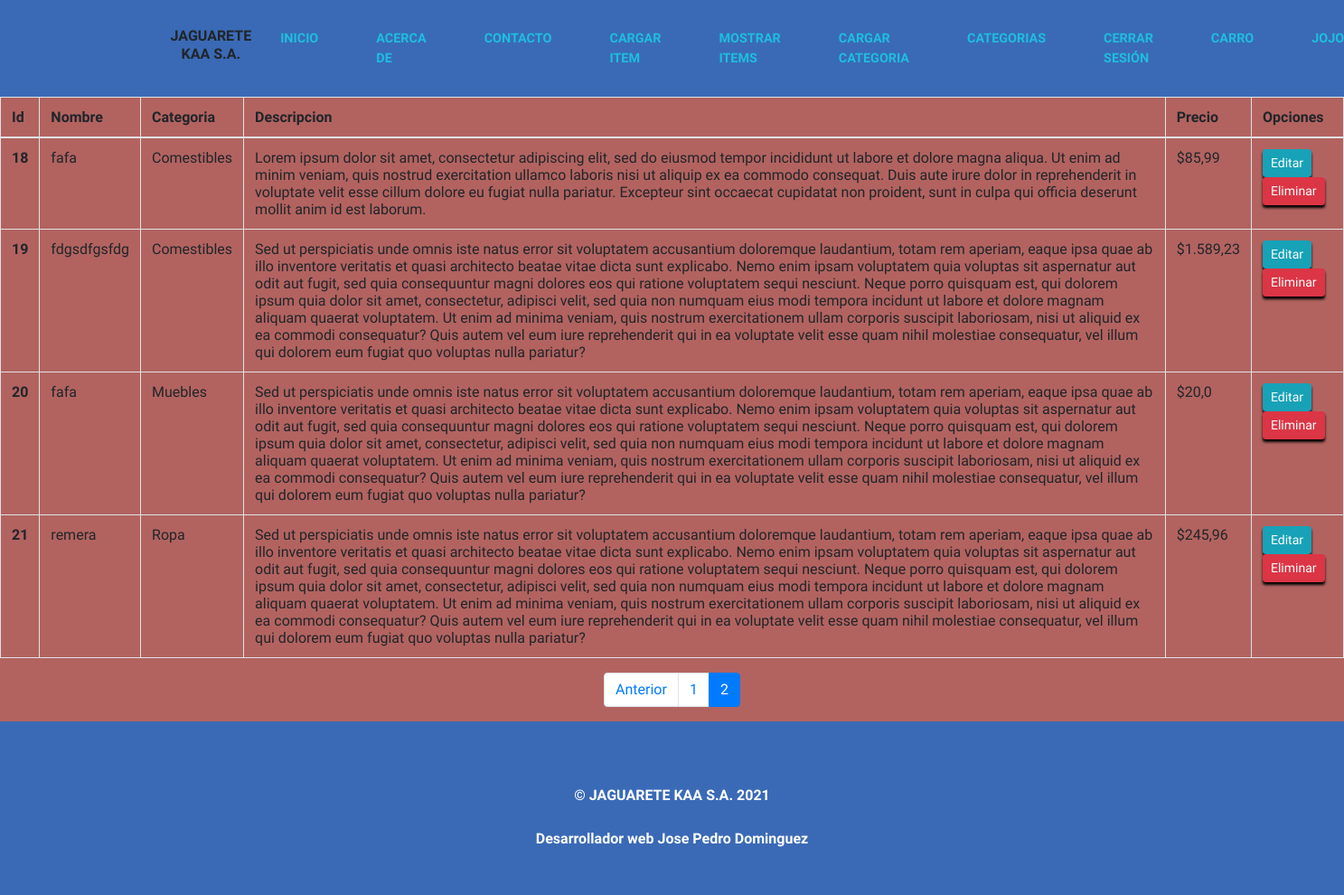
Before: /productoApp/Listar/?page=2 (signed in) with the older database file.
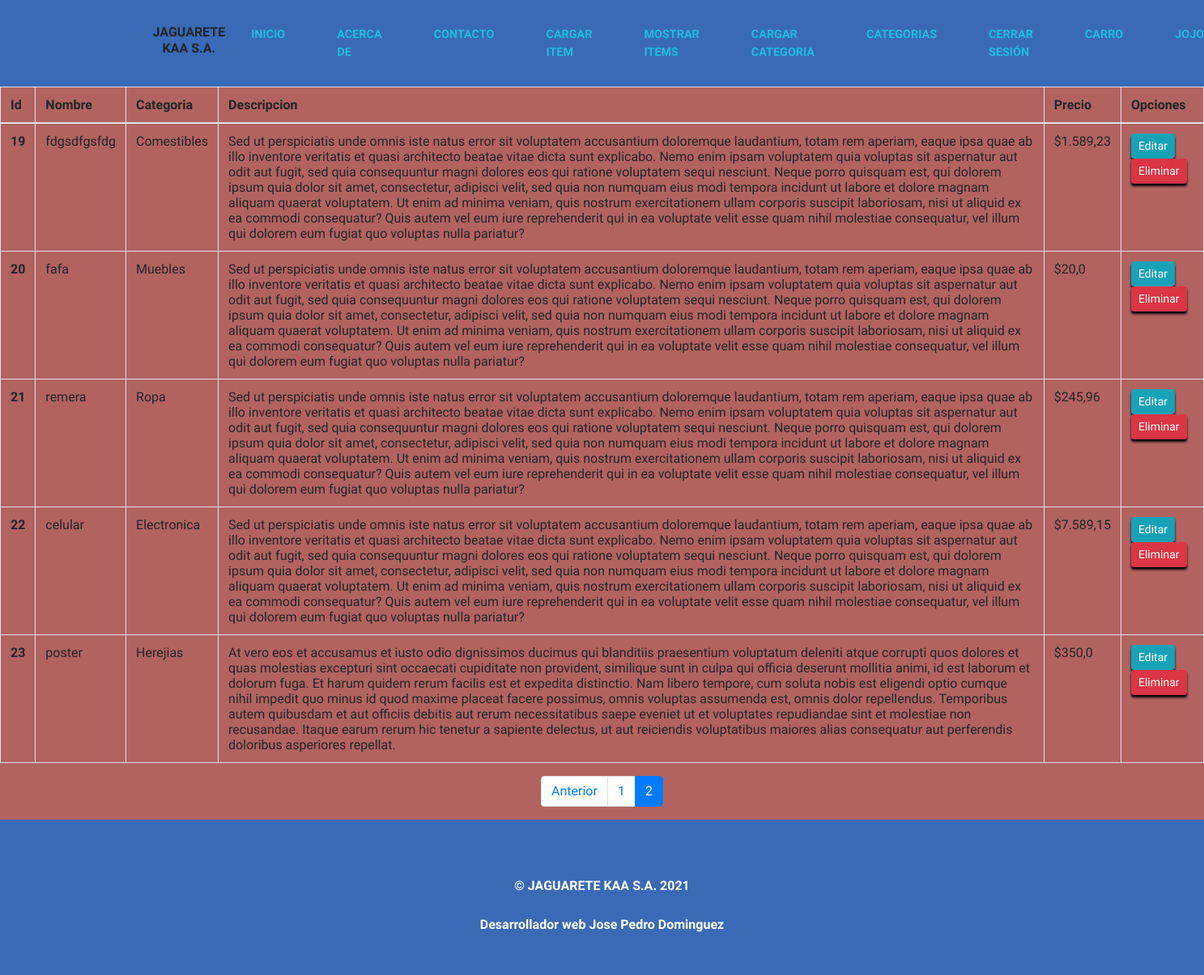
After: the same page with the newer database file.
### productoApp/models.py (models this page shows, shortened)
class Items(models.Model):
    name = models.CharField(max_length=50)
    imag = models.ImageField( upload_to="productos", null=True)
    tag  = models.ForeignKey(Tag, on_delete=models.PROTECT)
    description = models.TextField()
    price = models.FloatField()

class Tag(models.Model):
    nametag  = models.CharField(max_length=50)
    def __str__(self):
        return self.nametag

### productoApp/views.py (the view)
# urls.py: path('Listar/', listarItems, name="Pantalla de Listar Productos"),
@permission_required('productoApp.view_items')
def listarItems(request):#SOLO VISIBLE PARA LOS ADMINISTRADORES
    itms = Items.objects.all()
    page = request.GET.get('page',1)#paginacion
    try:
        paginator = Paginator(itms,5)
        itms = paginator.page(page)
    except:
        raise Http404
    data = {
        'entity': itms,
        'paginator':paginator
    }
    return  (render(request,"adminItems.html",data))

### productoApp/templates/adminItems.html
{% extends 'base.html' %}
{% load static %}
{% load crispy_forms_tags %}
{% load humanize %}
{% block content%}
  <table class="table table-bordered">
        <thead>
            <tr>
            <th scope="col">Id</th>
            <th scope="col">Nombre</th>
            <th scope="col">Categoria</th>
            <th scope="col">Descripcion</th>
            <th scope="col">Precio</th>
            <th scope="col">Opciones</th>
            </tr>
        </thead>
        <tbody>
        {% for x in entity %}
            <tr>
            <th scope="row">{{ x.id }}</th>
            <td>{{ x.name }}</td>
            <td>{{ x.tag }}</td>
            <td>{{ x.description }}</td>
            <td>${{ x.price | intcomma }}</td>
            <td>
                <a href="{% url 'Editar Producto' x.id %}" class="btn btn-info btn-sm">Editar</a>
                <a href="{% url 'Borar Producto' x.id %}"  class="btn btn-danger btn-sm">Eliminar</a>
            </td>
            </tr>
        {% endfor %}
        </tbody>
    </table>
    <div>
        {% include 'paginator.html' %}
    </div>
{% endblock %}

Changed rows visible on the page:
removed Items: id "18", name "fafa", tag "Comestibles", description "Lorem ipsum dolor sit amet, consectetur adipiscing elit, sed do eiusmod tempor incididunt ut labore et dolore magna aliqua. Ut enim ad minim veniam, quis nostrud exercitation ullamco laboris nisi ut aliquip ex ea commodo consequat. Duis aute irure dolor in reprehenderit in voluptate velit esse cillum dolore eu fugiat nulla pariatur. Excepteur sint occaecat cupidatat non proident, sunt in culpa qui officia deserunt mollit anim id est laborum.", price "85,99"
added Items: id "22", name "celular", tag "Electronica", description "Sed ut perspiciatis unde omnis iste natus error sit voluptatem accusantium doloremque laudantium, totam rem aperiam, eaque ipsa quae ab illo inventore veritatis et quasi architecto beatae vitae dicta sunt explicabo. Nemo enim ipsam voluptatem quia voluptas sit aspernatur aut odit aut fugit, sed quia consequuntur magni dolores eos qui ratione voluptatem sequi nesciunt. Neque porro quisquam est, qui dolorem ipsum quia dolor sit amet, consectetur, adipisci velit, sed quia non numquam eius modi tempora incidunt ut labore et dolore magnam aliquam quaerat voluptatem. Ut enim ad minima veniam, quis nostrum exercitationem ullam corporis suscipit laboriosam, nisi ut aliquid ex ea commodi…", price "7.589,15"
added Items: id "23", name "poster", tag "Herejias", description "At vero eos et accusamus et iusto odio dignissimos ducimus qui blanditiis praesentium voluptatum deleniti atque corrupti quos dolores et quas molestias excepturi sint occaecati cupiditate non provident, similique sunt in culpa qui officia deserunt mollitia animi, id est laborum et dolorum fuga. Et harum quidem rerum facilis est et expedita distinctio. Nam libero tempore, cum soluta nobis est eligendi optio cumque nihil impedit quo minus id quod maxime placeat facere possimus, omnis voluptas assumenda est, omnis dolor repellendus. Temporibus autem quibusdam et aut officiis debitis aut rerum necessitatibus saepe eveniet ut et voluptates repudiandae sint et molestiae non recusandae. Itaque…", price "350,0"
